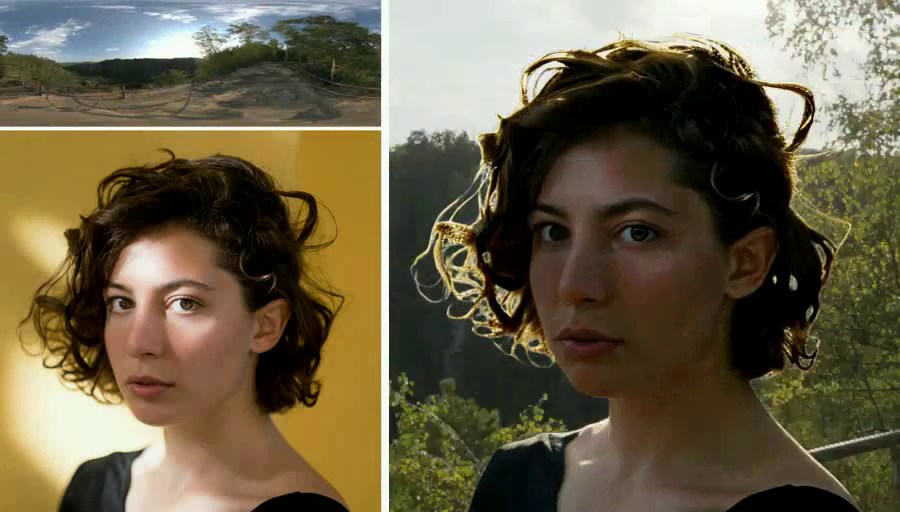
#> input picture frame 30 of synthlight/static/img_001_001.mp4, 900 x 512 px
$ python code.py
#> lines starting #> are read from the running program, lines starting #| are printed output that depends on the picture
import cv2
import subprocess
import tempfile
from functools import partial
import math
import os

def run_pipeline(pipeline, input_path, output_path):
    """
    Executes a pipeline of video processing functions.

    Parameters:
    - pipeline: List of partially applied functions that accept 'video_path' and 'output_path'.
    - input_path: Path to the input video file.
    - output_path: Path to save the final output video.
    """
#> called with input_path = 'rim_effects_out/videos/img_001_001.mp4', output_path = 'img_001_001.mp4'
    temp_files = []
    current_input = input_path

    for i, func in enumerate(pipeline):
        # Determine the output path for the current function
        if i == len(pipeline) - 1:
            # Last function in the pipeline; use the final output path
            current_output = output_path
        else:
            # Create a temporary file for intermediate output
            temp_file = tempfile.NamedTemporaryFile(delete=False, suffix='.mp4')
            current_output = temp_file.name
            temp_files.append(current_output)
            temp_file.close()

        # Call the function with the current input and output paths
        func(video_path=current_input, output_path=current_output)

        # Update the input path for the next function in the pipeline
        current_input = current_output
#> this loop made 1 pass
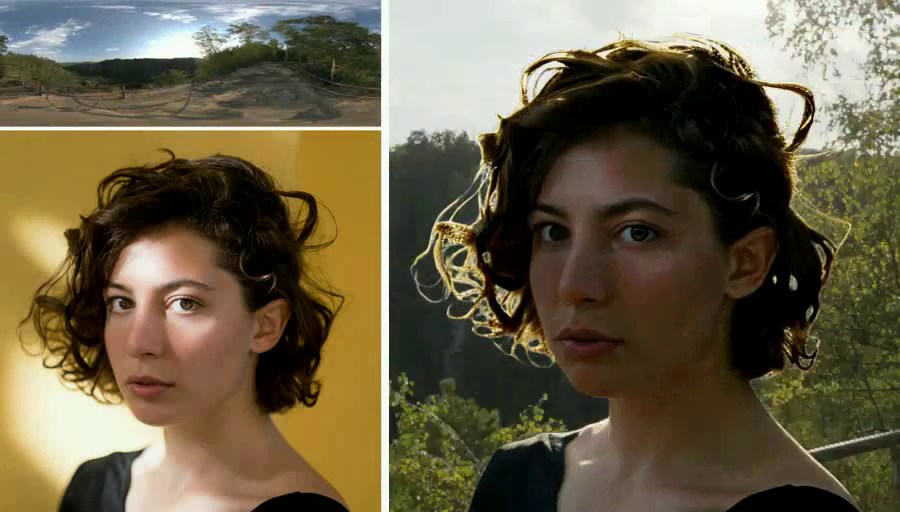
#> input picture frame 30 of synthlight/static/img_001_001.mp4, 900 x 512 px
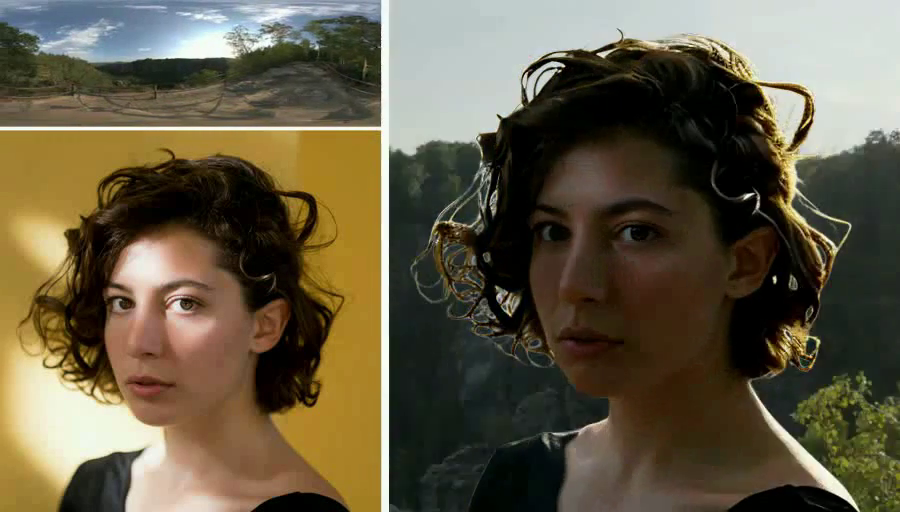
#> input picture frame 33 of synthlight/static/img_001_001.mp4, 900 x 512 px
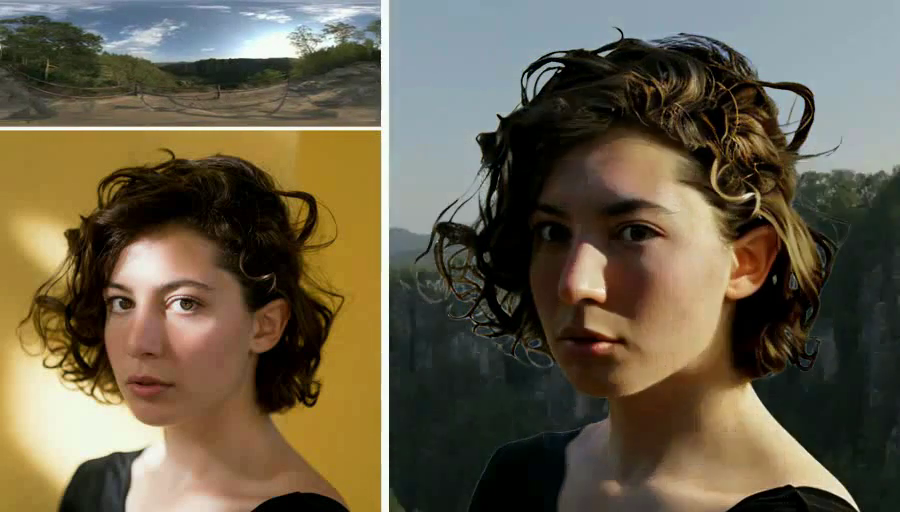
#> input picture frame 39 of synthlight/static/img_001_001.mp4, 900 x 512 px
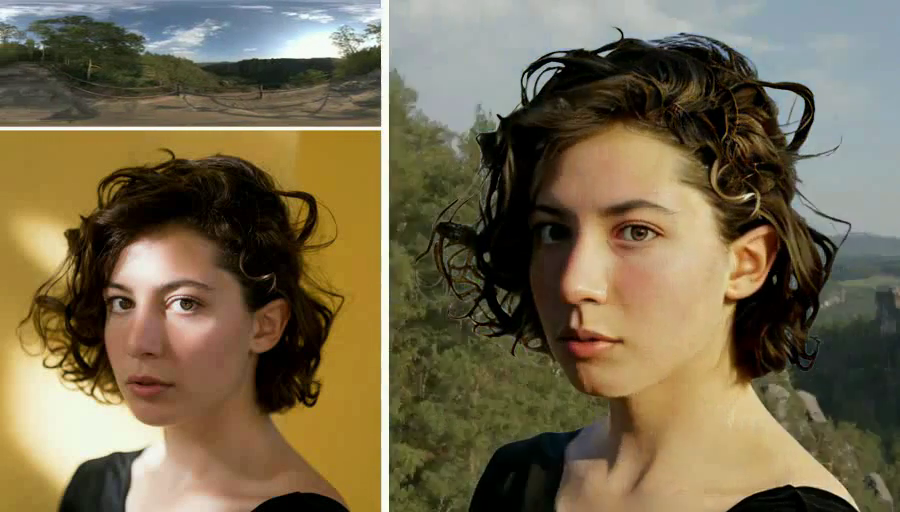
#> input picture frame 43 of synthlight/static/img_001_001.mp4, 900 x 512 px
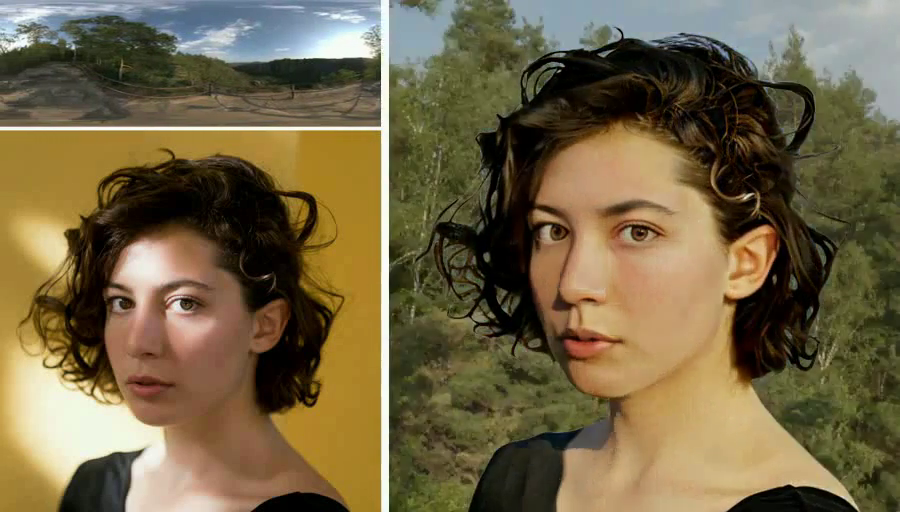
#> input picture frame 46 of synthlight/static/img_001_001.mp4, 900 x 512 px
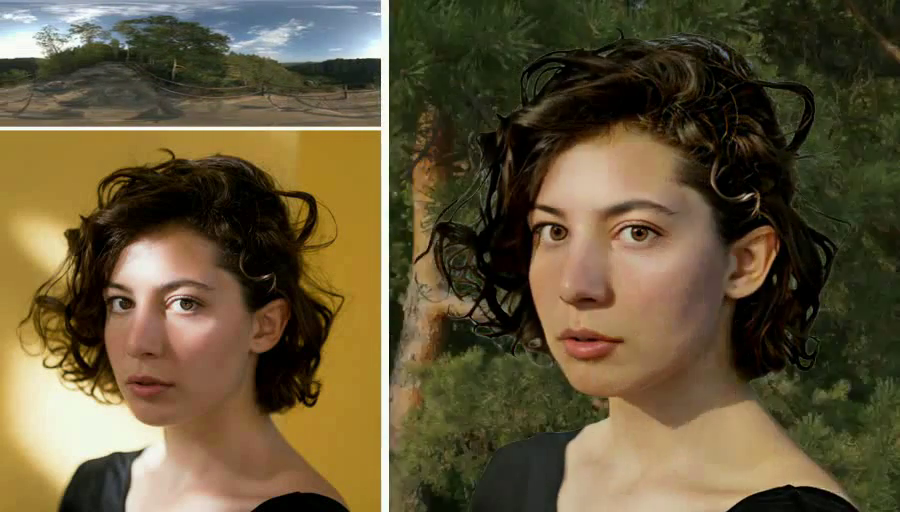
#> input picture frame 51 of synthlight/static/img_001_001.mp4, 900 x 512 px
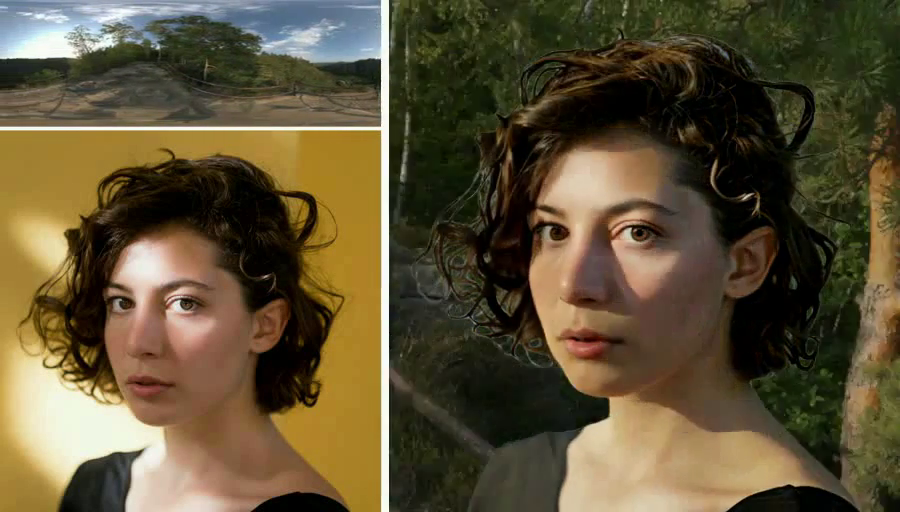
#> input picture frame 54 of synthlight/static/img_001_001.mp4, 900 x 512 px
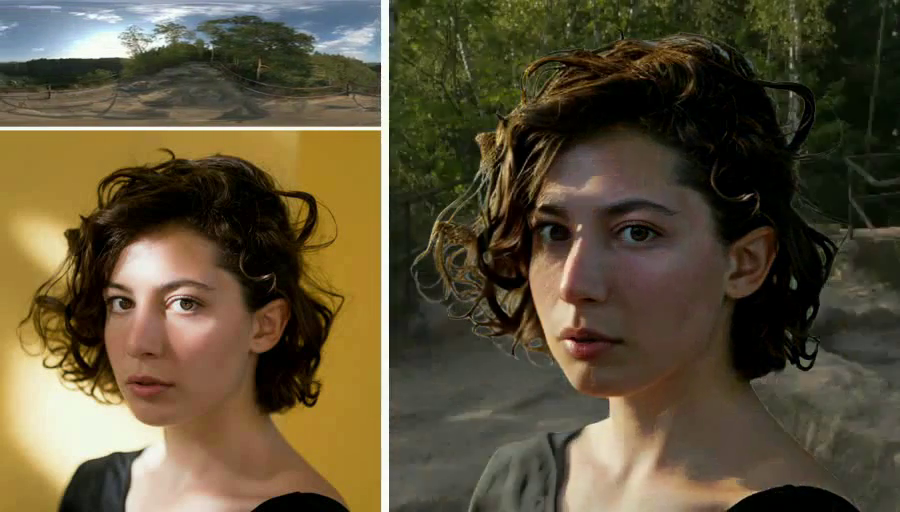
#> input picture frame 59 of synthlight/static/img_001_001.mp4, 900 x 512 px

    # Clean up temporary files
    for temp_file in temp_files:
        if os.path.exists(temp_file):
            os.remove(temp_file)

    return output_path


# [143 lines left out: functions reencode_video, video_to_gif, dramatize_video_effect, not called in this run]

def reorder_video(video_path, start_time, output_path):
    # Open the video file
    cap = cv2.VideoCapture(video_path)
    if not cap.isOpened():
        print("Error opening video file")
        return

    # Get video properties
    fps = cap.get(cv2.CAP_PROP_FPS)
    total_frames = int(cap.get(cv2.CAP_PROP_FRAME_COUNT))

    # Calculate the frame number corresponding to start_time
    start_frame = int(start_time * fps) % total_frames

    # Prepare to write the output video
    width = int(cap.get(cv2.CAP_PROP_FRAME_WIDTH))
    height = int(cap.get(cv2.CAP_PROP_FRAME_HEIGHT))

    # Define the codec and create VideoWriter object
    fourcc = cv2.VideoWriter_fourcc(*'mp4v')  # You can use 'XVID' or 'MJPG' as well
    out = cv2.VideoWriter(output_path, fourcc, fps, (width, height))

    # First pass: Read from start_frame to end
    cap.set(cv2.CAP_PROP_POS_FRAMES, start_frame)
    while True:
        ret, frame = cap.read()
        if not ret:
            break
        out.write(frame)

    # Second pass: Read from frame 0 to start_frame
    cap.set(cv2.CAP_PROP_POS_FRAMES, 0)
    current_frame = 0
    while current_frame < start_frame:
        ret, frame = cap.read()
        if not ret:
            break
        out.write(frame)
        current_frame += 1

    # Release everything if job is finished
    cap.release()
    out.release()
    print("Video reordering complete. Saved to", output_path)

if __name__ == "__main__":
    # [89 lines of commented-out code are left out]

    video_path = "rim_effects_out/videos/img_001_001.mp4"  # Your input video file path
    output_path = os.path.split(video_path)[1]
    start_time = 3.0
    a_time = 0.0                                             # Start time for dramatize effect
    b_time = 0.8                                             # End time for dramatize effect

    # Create partial functions with the required additional parameters
    pipeline = [
        partial(reorder_video, start_time=start_time),
        partial(dramatize_video_effect, a_time=a_time, b_time=b_time),
        reencode_video,
    ]

    # Run the pipeline
    run_pipeline(pipeline, video_path, output_path)

    print("Processing complete. Final video saved to", output_path)

$ run again, starting later in the video
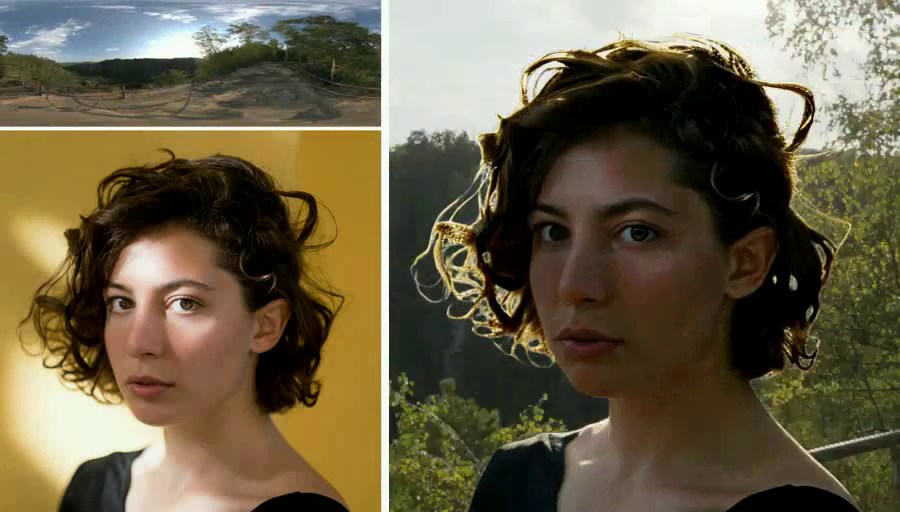
#> input picture frame 30 of synthlight/static/img_001_001.mp4, 900 x 512 px
#> the loop in run_pipeline, `for i, func in enumerate(pipeline):` made 1 pass
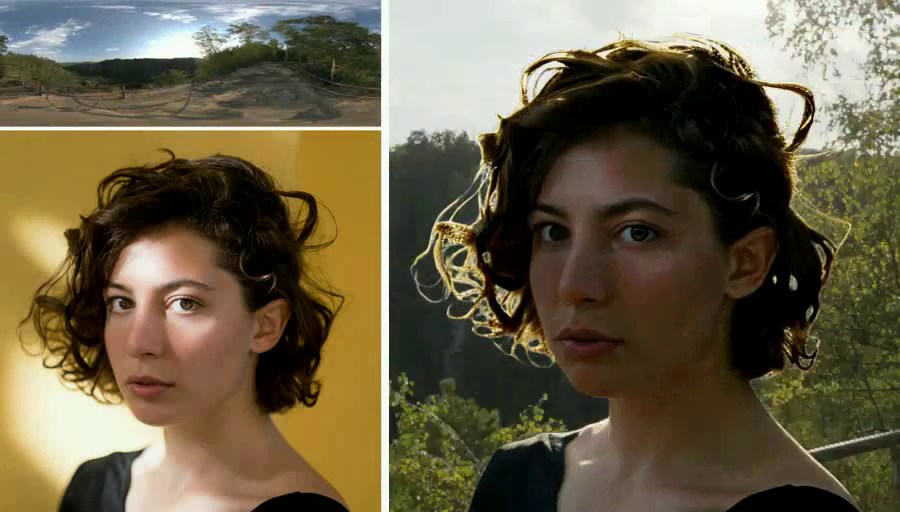
#> input picture frame 30 of synthlight/static/img_001_001.mp4, 900 x 512 px
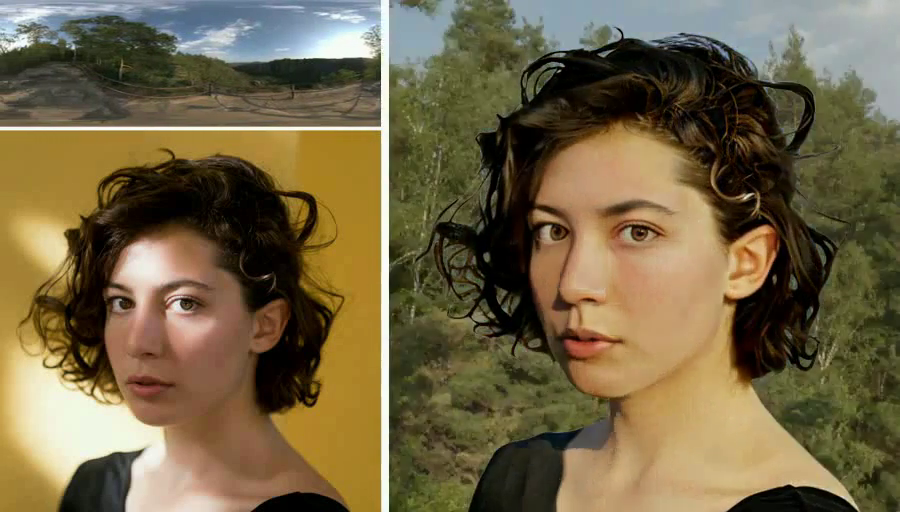
#> input picture frame 46 of synthlight/static/img_001_001.mp4, 900 x 512 px
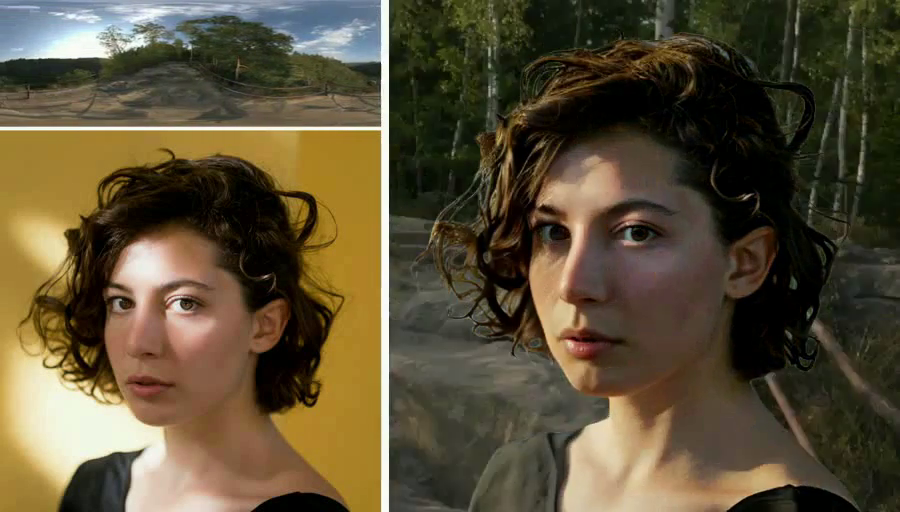
#> input picture frame 57 of synthlight/static/img_001_001.mp4, 900 x 512 px
